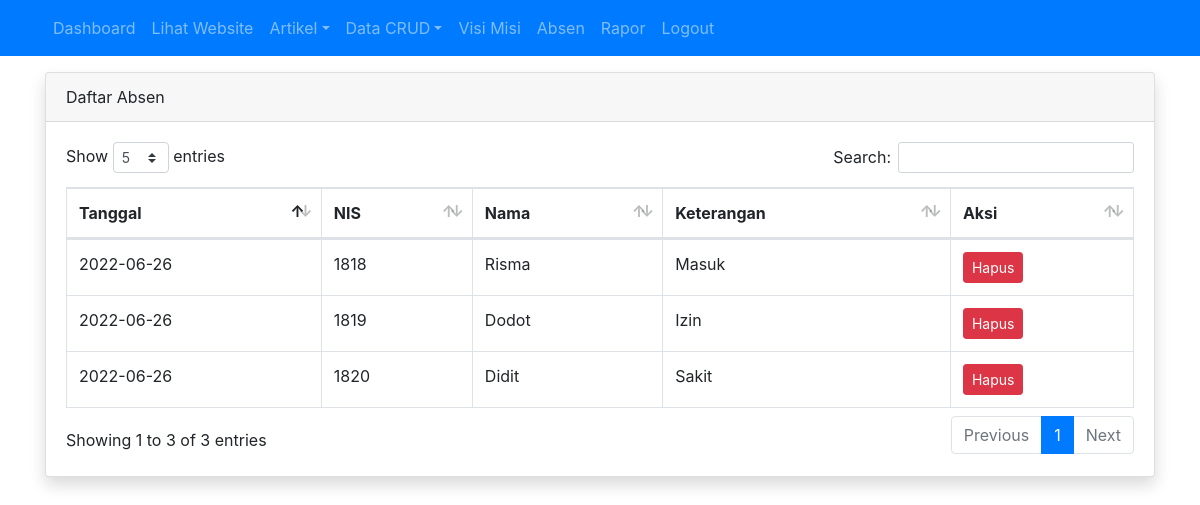
The page /admin/absen/index.php (signed in) on the database its author committed.
### tables this page shows
CREATE TABLE `siswa` (
  `id` int(11) NOT NULL,
  `tanggal` varchar(50) NOT NULL,
  `nis` int(11) NOT NULL,
  `nama` varchar(30) NOT NULL,
  `keterangan` enum('Sakit','Izin','Alpa','Masuk') NOT NULL
);

### admin/absen/index.php (the view, shortened to what this page needs)
<?php
require_once '../../koneksi.php';
$query = mysqli_query($koneksi, "SELECT id, tanggal, nama, nis, keterangan FROM siswa");
?>
<!DOCTYPE html>
<html>
<head>
	<link rel="stylesheet" href="../../resources/datatables/datatables.min.css">
	<link rel="stylesheet" href="../../resources/css/bootstrap.min.css">
</head>
<body>
	<?php require_once '../navbar.php'; ?>
	<div class="container mt-3">
		<div class="row">
			<div class="col">
				<div class="card shadow">
					<div class="card-header">
						<div class="clearfix">
							<div class="float-left">
								Daftar Absen
							</div>
						</div>
					</div>
					<div class="card-body">
						<table id="table_id" class="dataTable table table-bordered">
						    <thead>
						        <tr>
						            <th>Tanggal</th>
						            <th>NIS</th>
						            <th>Nama</th>
						            <th>Keterangan</th>
						            <th>Aksi</th>
						        </tr>
						    </thead>
						    <tbody>
								<?php while($row = mysqli_fetch_assoc($query)) : ?>
						        	<tr>
						        		<td><?= $row['tanggal'] ?></td>
						        		<td><?= $row['nis'] ?></td>
						        		<td><?= $row['nama'] ?></td>
						        		<td><?= $row['keterangan'] ?></td>
						        		<td>
											<a href="hapus.php?id=<?= $row['id'] ?>" class="btn btn-danger btn-sm" onclick="return confirm('apakah anda yakin?')">Hapus</a>
						        		</td>
						        	</tr>
								<?php endwhile; ?>
						    </tbody>
						</table>
					</div>
				</div>
			</div>
		</div>
	</div>
</body>
</html>

### rows shown on the page
siswa: tanggal "2022-06-26", nis "1818", nama "Risma", keterangan "Masuk"
siswa: tanggal "2022-06-26", nis "1819", nama "Dodot", keterangan "Izin"
siswa: tanggal "2022-06-26", nis "1820", nama "Didit", keterangan "Sakit"
